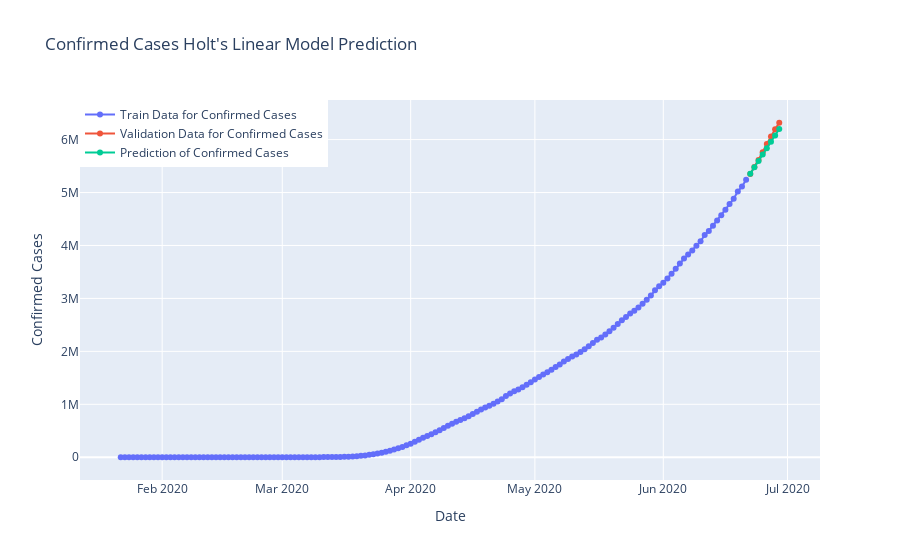

Here is the notebook cell this chart was saved with:
### Code cell
fig = go.Figure()
fig.add_trace(go.Scatter(x=model_train.index, y=model_train['Confirmed'],
                        mode='lines+markers', name='Train Data for Confirmed Cases'))
fig.add_trace(go.Scatter(x=valid.index, y=valid['Confirmed'],
                        mode='lines+markers', name='Validation Data for Confirmed Cases'))
fig.add_trace(go.Scatter(x=valid.index, y=y_pred['Holt'],
                        mode='lines+markers', name='Prediction of Confirmed Cases'))
fig.update_layout(title="Confirmed Cases Holt's Linear Model Prediction", 
                 xaxis_title='Date', yaxis_title='Confirmed Cases', 
                  legend = dict(x=0,y=1,traceorder='normal'))

fig.show()

### Figure 1 — Plotly figure (JSON) as saved in the notebook; plotly's stock layout.template omitted (floating-point values rounded to 4 significant figures; data arrays with more than 128 entries replaced by an {"elided": "..."} marker saying what was removed)
{"data": [{"mode": "lines+markers", "name": "Train Data for Confirmed Cases", "type": "scatter", "x": {"elided": "152 str values"}, "y": {"elided": "152 int values"}}, {"mode": "lines+markers", "name": "Validation Data for Confirmed Cases", "type": "scatter", "x": ["2020-06-22T00:00:00", "2020-06-23T00:00:00", "2020-06-24T00:00:00", "2020-06-25T00:00:00", "2020-06-26T00:00:00", "2020-06-27T00:00:00", "2020-06-28T00:00:00", "2020-06-29T00:00:00"], "y": [5352442, 5483086, 5616298, 5760433, 5915653, 6060407, 6195210, 6318149]}, {"mode": "lines+markers", "name": "Prediction of Confirmed Cases", "type": "scatter", "x": ["2020-06-22T00:00:00", "2020-06-23T00:00:00", "2020-06-24T00:00:00", "2020-06-25T00:00:00", "2020-06-26T00:00:00", "2020-06-27T00:00:00", "2020-06-28T00:00:00", "2020-06-29T00:00:00"], "y": [5355000.0, 5475000.0, 5596000.0, 5717000.0, 5838000.0, 5958000.0, 6079000.0, 6200000.0]}], "layout": {"legend": {"traceorder": "normal", "x": 0, "y": 1}, "title": {"text": "Confirmed Cases Holt's Linear Model Prediction"}, "xaxis": {"title": {"text": "Date"}}, "yaxis": {"title": {"text": "Confirmed Cases"}}}}
